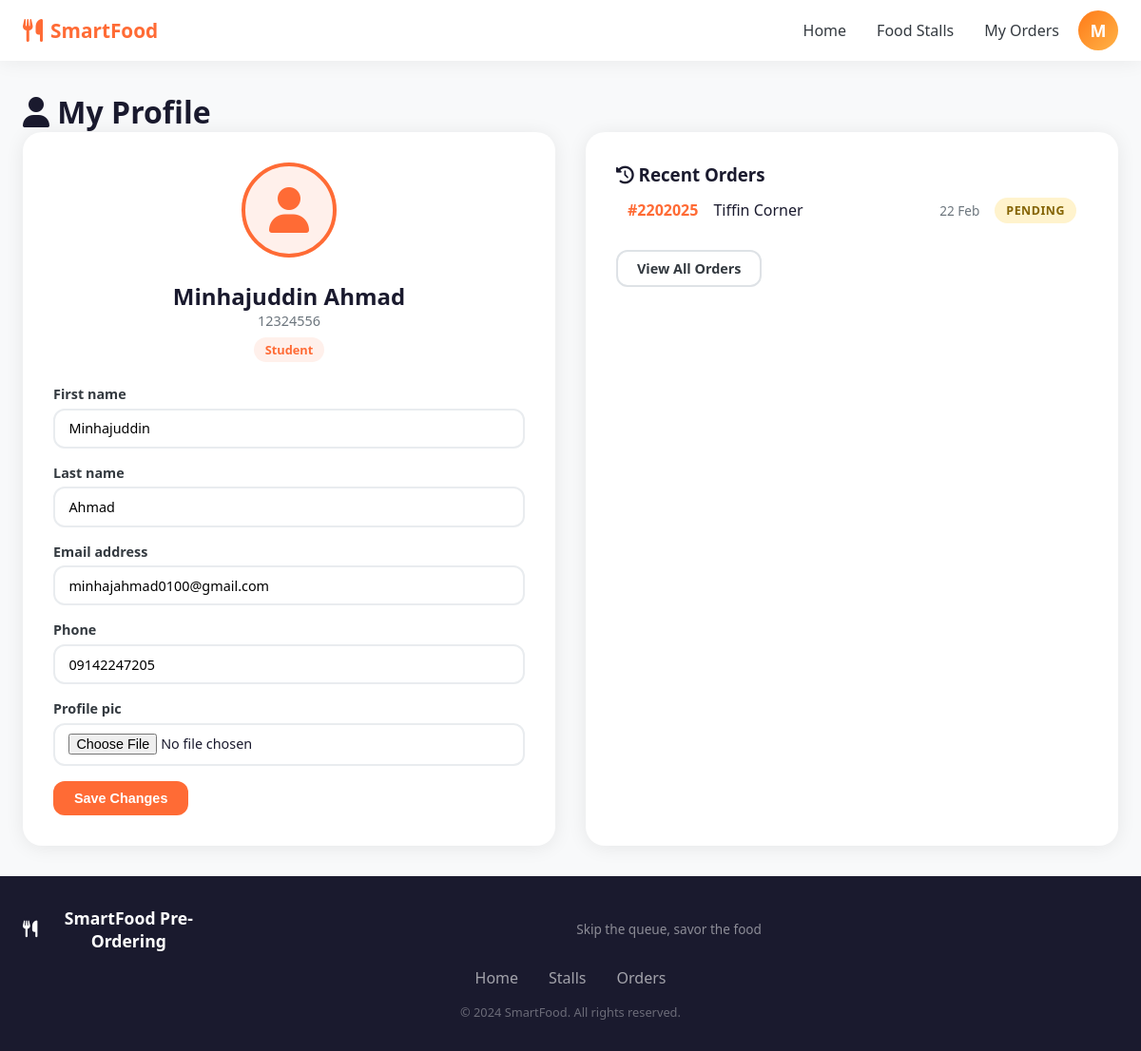
/users/profile/ (signed in), run on an earlier commit of the app's database.
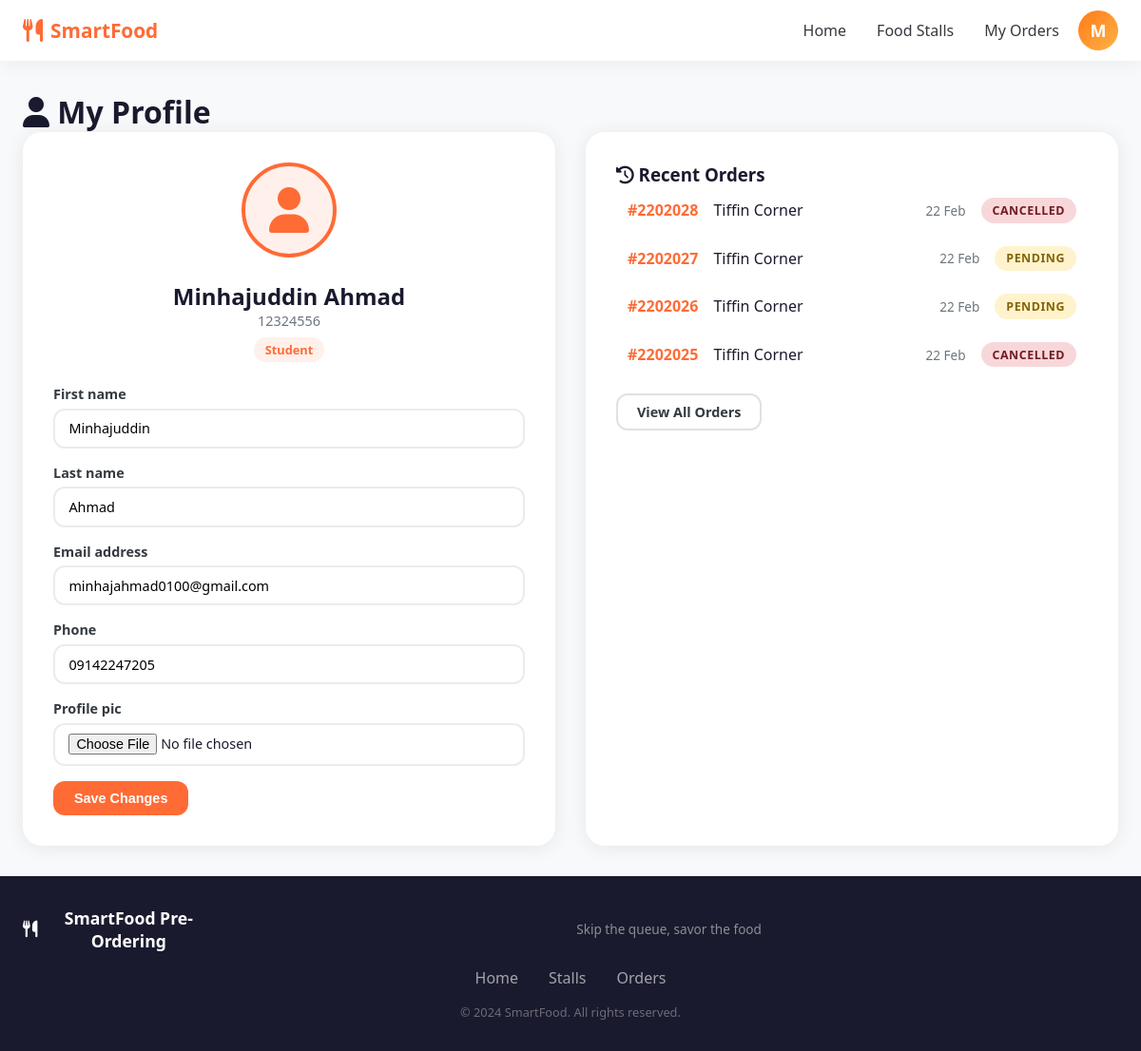
And on a later commit of the database.
### apps/users/models.py (models this page shows, shortened)
class User(AbstractUser):
    ROLE_CHOICES = [
        ('student', 'Student'),
        ('admin', 'Admin'),
        ('stall_owner', 'Stall Owner'),
    ]
    role = models.CharField(max_length=20, choices=ROLE_CHOICES, default='student')
    student_id = models.CharField(max_length=20, blank=True, null=True, unique=True)
    phone = models.CharField(max_length=15, blank=True)
    profile_pic = models.ImageField(upload_to='profiles/', blank=True, null=True)
    class Meta:
        verbose_name = 'User'
        verbose_name_plural = 'Users'
    @property
    def is_stall_owner(self):
        return self.role == 'stall_owner'

### apps/orders/models.py (models this page shows, shortened)
class Order(models.Model):
    user = models.ForeignKey(User, on_delete=models.CASCADE, related_name='orders')
    stall = models.ForeignKey(FoodStall, on_delete=models.CASCADE, related_name='orders')
    break_slot = models.CharField(max_length=5, choices=BREAK_SLOT_CHOICES)
    pickup_date = models.DateField()
    status = models.CharField(max_length=20, choices=ORDER_STATUS_CHOICES, default='pending')
    total_amount = models.DecimalField(max_digits=10, decimal_places=2, default=0)
    special_instructions = models.TextField(blank=True)
    token_number = models.CharField(max_length=10, blank=True)
    created_at = models.DateTimeField(auto_now_add=True)
    updated_at = models.DateTimeField(auto_now=True)
    estimated_ready_time = models.DateTimeField(null=True, blank=True)
    class Meta:
        ordering = ['-created_at']

### apps/stalls/models.py (models this page shows, shortened)
class FoodStall(models.Model):
    name = models.CharField(max_length=100)
    description = models.TextField(blank=True)
    owner = models.ForeignKey(User, on_delete=models.SET_NULL, null=True, related_name='stalls')
    image = models.ImageField(upload_to='stalls/', blank=True, null=True)
    location = models.CharField(max_length=200, blank=True)
    is_open = models.BooleanField(default=True)
    created_at = models.DateTimeField(auto_now_add=True)

### apps/users/views.py (the view)
# urls.py: path('profile/', views.profile, name='profile'),
@login_required
def profile(request):
    if request.method == 'POST':
        form = ProfileUpdateForm(request.POST, request.FILES, instance=request.user)
        if form.is_valid():
            form.save()
            messages.success(request, 'Profile updated successfully!')
            return redirect('profile')
    else:
        form = ProfileUpdateForm(instance=request.user)
    recent_orders = Order.objects.filter(user=request.user).order_by('-created_at')[:5]
    return render(request, 'users/profile.html', {
        'form': form,
        'recent_orders': recent_orders
    })

### apps/users/forms.py
class ProfileUpdateForm(forms.ModelForm):
    class Meta:
        model = User
        fields = ['first_name', 'last_name', 'email', 'phone', 'profile_pic']

### templates/users/profile.html (shortened to what this page needs)
{% extends 'base/base.html' %}
{% load static %}
{% block content %}
<div class="container profile-page">
    <h1><i class="fas fa-user"></i> My Profile</h1>
    <div class="profile-layout">
        <div class="profile-card">
            <div class="profile-avatar">
                {% if user.profile_pic %}
                <img src="{{ user.profile_pic.url }}" alt="Profile">
                {% else %}
                <div class="avatar-placeholder"><i class="fas fa-user"></i></div>
                {% endif %}
            </div>
            <div class="profile-info">
                <h2>{{ user.get_full_name|default:user.username }}</h2>
                <p class="profile-id">{{ user.student_id }}</p>
                <span class="profile-role role-{{ user.role }}">{{ user.get_role_display }}</span>
            </div>
            <form method="post" enctype="multipart/form-data" class="profile-form">
                {% for field in form %}
                <div class="form-group">
                    <label>{{ field.label }}</label>
                    {{ field }}
                </div>
                {% endfor %}
                <button type="submit" class="btn btn-primary">Save Changes</button>
            </form>
        </div>
        <div class="profile-orders">
            <h3><i class="fas fa-history"></i> Recent Orders</h3>
            {% for order in recent_orders %}
            <a href="{% url 'order_detail' order.pk %}" class="profile-order-row">
                <span class="por-token">#{{ order.token_number }}</span>
                <span class="por-stall">{{ order.stall.name }}</span>
                <span class="por-date">{{ order.pickup_date|date:"d M" }}</span>
                <span class="status-badge status-{{ order.status }}">{{ order.get_status_display }}</span>
            </a>
            {% empty %}
            <p style="color:#888">No orders yet.</p>
            {% endfor %}
            <a href="{% url 'my_orders' %}" class="btn btn-outline" style="margin-top:1rem">View All Orders</a>
        </div>
    </div>
</div>
{% endblock %}

### templates/base/base.html (shortened to what this page needs)
<!doctype html>
<html lang="en">
  <head>
    {% load static %}
    <link rel="stylesheet" href="{% static 'css/main.css' %}" />
    <link
      rel="stylesheet"
      href="https://cdnjs.cloudflare.com/ajax/libs/font-awesome/6.4.0/css/all.min.css"
    />
  </head>
  <body class="{% block body_class %}{% endblock %}">
    <nav class="navbar">
      <div class="nav-container">
        <a href="{% url 'home' %}" class="nav-brand">
          <i class="fas fa-utensils"></i>
          <span>SmartFood</span>
        </a>
        <div class="nav-links">
          <a href="{% url 'home' %}" class="nav-link">Home</a>
          <a href="{% url 'stall_list' %}" class="nav-link">Food Stalls</a>
          {% if user.is_authenticated %}
          <a href="{% url 'my_orders' %}" class="nav-link">My Orders</a>
          <div class="user-menu" id="userMenu">
            <div class="avatar-circle" onclick="toggleDropdown()">
              {{ user.username|first|upper }}
            </div>
          </div>
          {% else %}
          <a href="{% url 'login' %}" class="btn btn-outline">Login</a>
          <a href="{% url 'register' %}" class="btn btn-primary">Register</a>
          {% endif %}
        </div>
      </div>
    </nav>
    <main class="main-content">{% block content %}{% endblock %}</main>
    <footer class="footer">
      <div class="footer-container">
        <div class="footer-brand">
          <i class="fas fa-utensils"></i>
          <strong>SmartFood Pre-Ordering</strong>
          <p>Skip the queue, savor the food</p>
        </div>
        <div class="footer-links">
          <a href="{% url 'home' %}">Home</a>
          <a href="{% url 'stall_list' %}">Stalls</a>
          {% if user.is_authenticated %}
          <a href="{% url 'my_orders' %}">Orders</a>
          {% endif %}
        </div>
        <p class="footer-copy">&copy; 2024 SmartFood. All rights reserved.</p>
      </div>
    </footer>
  </body>
</html>

What changed in the data, as far as the page shows it:
added Order: token_number "2202028", stall.name "Tiffin Corner", pickup_date "22 Feb", status "CANCELLED"
added Order: token_number "2202027", stall.name "Tiffin Corner", pickup_date "22 Feb", status "PENDING"
added Order: token_number "2202026", stall.name "Tiffin Corner", pickup_date "22 Feb", status "PENDING"
changed Order (number 4 of 4 on the later page): status "PENDING" → "CANCELLED"
